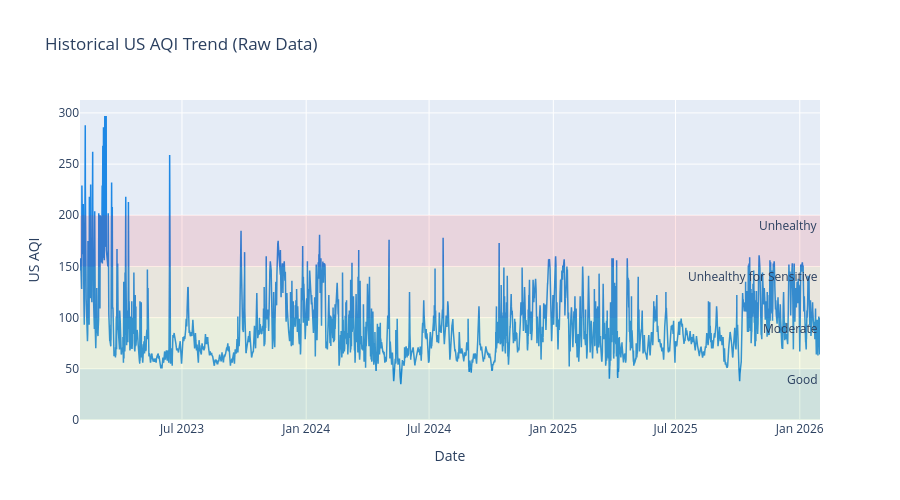

Source (notebook cell):
### Code cell
# Time series plot of AQI
fig = go.Figure()

fig.add_trace(go.Scatter(
    x=raw_df['time'],
    y=raw_df['us_aqi'],
    mode='lines',
    name='US AQI',
    line=dict(color='#1E88E5', width=1.5)
))

# Add AQI category bands
fig.add_hrect(y0=0, y1=50, fillcolor="green", opacity=0.1, line_width=0, annotation_text="Good")
fig.add_hrect(y0=50, y1=100, fillcolor="yellow", opacity=0.1, line_width=0, annotation_text="Moderate")
fig.add_hrect(y0=100, y1=150, fillcolor="orange", opacity=0.1, line_width=0, annotation_text="Unhealthy for Sensitive")
fig.add_hrect(y0=150, y1=200, fillcolor="red", opacity=0.1, line_width=0, annotation_text="Unhealthy")

fig.update_layout(
    title='Historical US AQI Trend (Raw Data)',
    xaxis_title='Date',
    yaxis_title='US AQI',
    height=500,
    hovermode='x unified'
)

fig.show()

### Figure 1 — Plotly figure (JSON) as saved in the notebook; plotly's stock layout.template omitted (floating-point values rounded to 4 significant figures; data arrays with more than 128 entries replaced by an {"elided": "..."} marker saying what was removed)
{"data": [{"line": {"color": "#1E88E5", "width": 1.5}, "mode": "lines", "name": "US AQI", "type": "scatter", "x": {"elided": "26304 str values"}, "y": {"elided": "26304 int values"}}], "layout": {"annotations": [{"showarrow": false, "text": "Good", "x": 1, "xanchor": "right", "xref": "x domain", "y": 50, "yanchor": "top", "yref": "y"}, {"showarrow": false, "text": "Moderate", "x": 1, "xanchor": "right", "xref": "x domain", "y": 100, "yanchor": "top", "yref": "y"}, {"showarrow": false, "text": "Unhealthy for Sensitive", "x": 1, "xanchor": "right", "xref": "x domain", "y": 150, "yanchor": "top", "yref": "y"}, {"showarrow": false, "text": "Unhealthy", "x": 1, "xanchor": "right", "xref": "x domain", "y": 200, "yanchor": "top", "yref": "y"}], "height": 500, "hovermode": "x unified", "shapes": [{"fillcolor": "green", "line": {"width": 0}, "opacity": 0.1, "type": "rect", "x0": 0, "x1": 1, "xref": "x domain", "y0": 0, "y1": 50, "yref": "y"}, {"fillcolor": "yellow", "line": {"width": 0}, "opacity": 0.1, "type": "rect", "x0": 0, "x1": 1, "xref": "x domain", "y0": 50, "y1": 100, "yref": "y"}, {"fillcolor": "orange", "line": {"width": 0}, "opacity": 0.1, "type": "rect", "x0": 0, "x1": 1, "xref": "x domain", "y0": 100, "y1": 150, "yref": "y"}, {"fillcolor": "red", "line": {"width": 0}, "opacity": 0.1, "type": "rect", "x0": 0, "x1": 1, "xref": "x domain", "y0": 150, "y1": 200, "yref": "y"}], "title": {"text": "Historical US AQI Trend (Raw Data)"}, "xaxis": {"title": {"text": "Date"}}, "yaxis": {"title": {"text": "US AQI"}}}}
